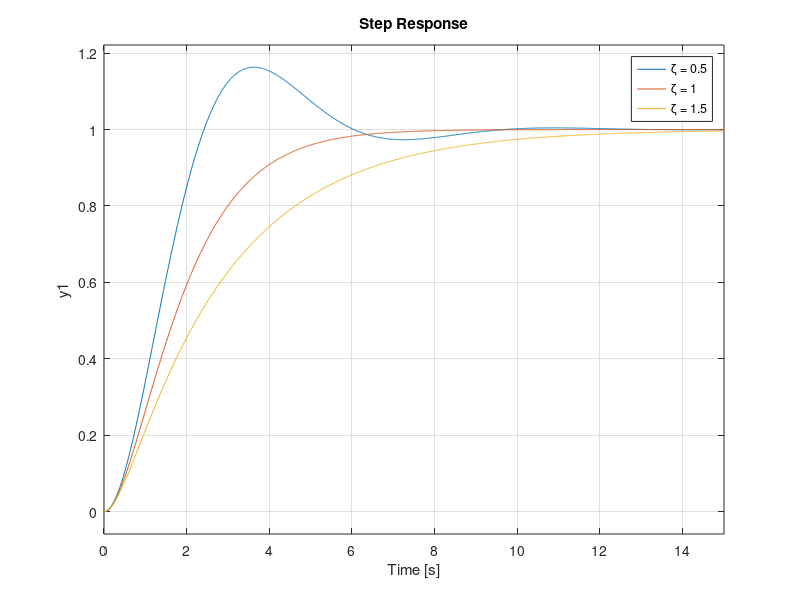

The MATLAB script that drew this image: (Note: this script raises an error after producing the figure.)
%% Ch.1 — Second-order responses in code
% Process Dynamics and Control, SeoulTech — slide 37
% https://seoultechpse.github.io/ProCon/ch1/ch1_dynamics.html#/36
% Requires: Control System Toolbox

clear; close all; clc

t = 0:0.01:15;
step(tf(1, [1 1 1]), tf(1, [1 2 1]), tf(1, [1 3 1]), t)   % zeta = 0.5, 1, 1.5
legend('\zeta = 0.5', '\zeta = 1', '\zeta = 1.5')

S = stepinfo(tf(1, [1 0.6 1]))                             % zeta = 0.3
% Simulink: Step -> three Transfer Fcn blocks in parallel -> Scope
